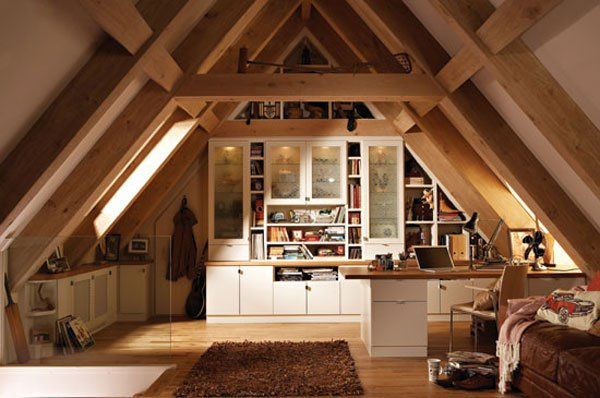
#> input picture DataSet/House.jpeg, 600 x 398 px
$ python DIP_015.py
#> lines starting #> are read from the running program, lines starting #| are printed output that depends on the picture
import cv2
from matplotlib import pyplot as plt
import numpy as np

def highPassFiltering(img, size):
    h, w = img.shape[0:2]
    h1,w1 = int(h/2), int(w/2)
    img[h1-int(size/2):h1+int(size/2), w1-int(size/2):w1+int(size/2)] = 0
    return img

def lowPassFiltering(img, size):
    h, w = img.shape[0:2]
    h1,w1 = int(h/2), int(w/2)
    img2 = np.zeros((h, w), np.uint8)
    img2[h1-int(size/2):h1+int(size/2), w1-int(size/2):w1+int(size/2)] = 1
    img3 = img2 * img
    return img3

gray = cv2.imread('DataSet/House.jpeg', cv2.IMREAD_GRAYSCALE)
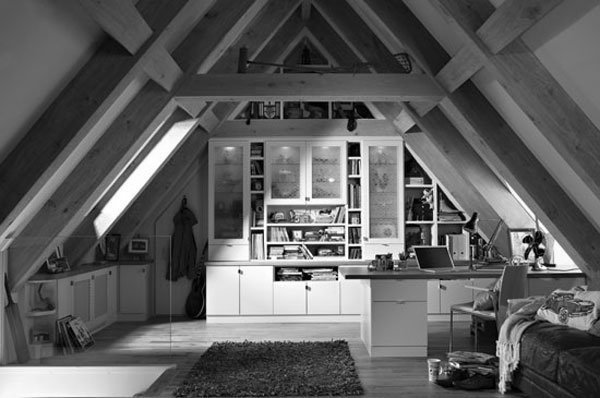
#> gray: shape (398, 600); min 0, max 255, mean 94.5

# Fourier transform
img_dft = np.fft.fft2(gray)
dft_shift = np.fft.fftshift(img_dft)

#High pass filter
dft_shift=lowPassFiltering(dft_shift, 350)
res = np.log(np.abs(dft_shift))
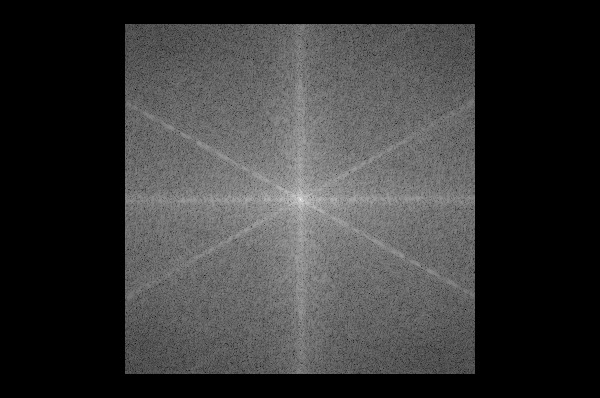
#> res: shape (398, 600) float64; 48.7% of the values are NaN or infinite; the others: min 2.3, max 16.93, mean 8.52; drawn with min black, max white, NaN and infinite black


# Inverse Fourier Transform
idft_shift = np.fft.ifftshift(dft_shift)
ifimg = np.fft.ifft2(idft_shift)
ifimg = np.abs(ifimg)
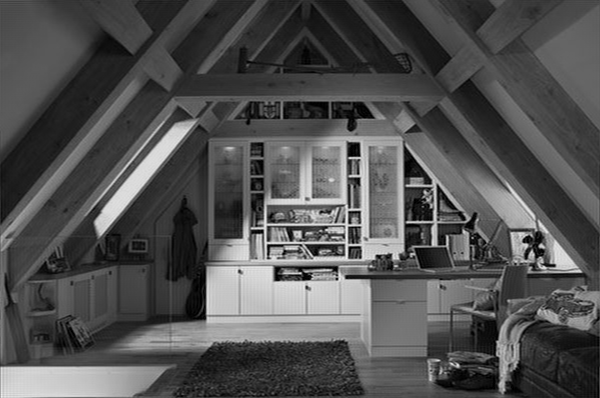
#> ifimg: shape (398, 600) float64; min 0.00678, max 294.3, mean 94.5; drawn with min black and max white

# Draw pictures
fig = plt.figure(figsize=(12, 6))

ax1 = fig.add_subplot(1, 3, 1)
ax1.imshow(gray, 'gray')
ax1.title.set_text('Original image')

ax1 = fig.add_subplot(1, 3, 2)
ax1.imshow(res)
ax1.title.set_text('DFT filter')

ax1 = fig.add_subplot(1, 3, 3)
ax1.imshow(np.int8(ifimg), cmap=plt.cm.gray)
ax1.title.set_text('Result')

plt.show()
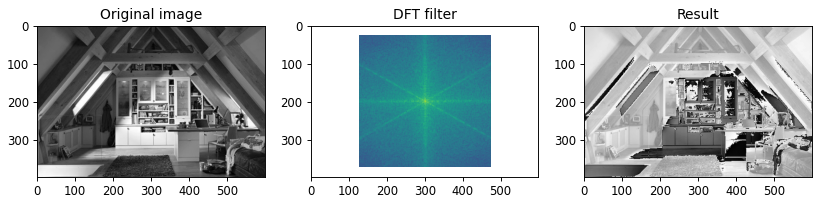
#> figure drawn by matplotlib, 3 panels
